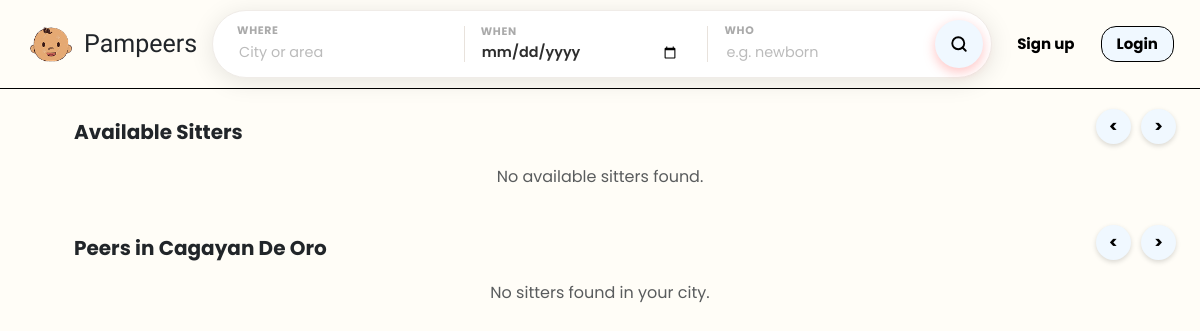
The app's page /public/guestDashboard.php, older data.
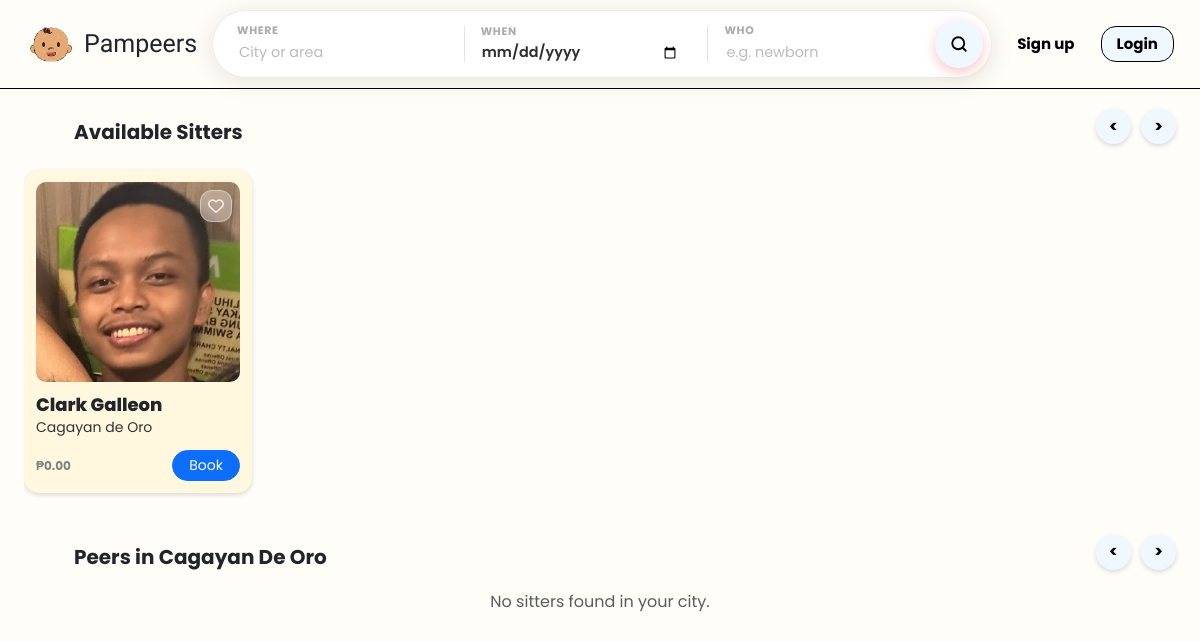
The same page, newer data.
### tables this page shows
CREATE TABLE `sitters` (
  `sitterID` int(11) NOT NULL,
  `uuid` char(36) NOT NULL,
  `userID` int(11) NOT NULL,
  `bio` text DEFAULT NULL,
  `hourlyRate` decimal(10,2) NOT NULL DEFAULT 0.00,
  `experience` int(11) NOT NULL DEFAULT 0,
  `isAvailable` tinyint(1) NOT NULL DEFAULT 1,
  `ratingAverage` decimal(3,2) DEFAULT NULL,
  `verificationStatus` enum('pending','verified','rejected') NOT NULL DEFAULT 'pending',
  `createdAt` timestamp NOT NULL DEFAULT current_timestamp()
);

CREATE TABLE `users` (
  `id` int(11) NOT NULL,
  `uuid` char(36) NOT NULL,
  `firstName` varchar(100) NOT NULL,
  `middleName` varchar(100) DEFAULT NULL,
  `lastName` varchar(100) NOT NULL,
  `suffix` varchar(10) DEFAULT NULL,
  `birthDate` date NOT NULL,
  `sex` enum('male','female','other') NOT NULL,
  `role` enum('guardian','sitter','admin') NOT NULL DEFAULT 'guardian',
  `contactNumber` varchar(20) NOT NULL,
  `emailAddress` varchar(150) NOT NULL,
  `username` varchar(100) NOT NULL,
  `password` varchar(255) NOT NULL,
  `streetAddress` varchar(255) NOT NULL,
  `barangay` varchar(255) NOT NULL,
  `cityMunicipality` varchar(255) NOT NULL,
  `province` varchar(255) NOT NULL,
  `country` varchar(255) NOT NULL,
  `zipCode` char(10) NOT NULL,
  `dateCreated` timestamp NOT NULL DEFAULT current_timestamp(),
  `profilePic` varchar(255) NOT NULL DEFAULT 'default.jpg',
  `isActive` tinyint(1) NOT NULL DEFAULT 1,
  `deactivatedAt` datetime DEFAULT NULL
);

### app/controllers/sitter/sitterFetchNear.php (called while the page is built, shortened)
<?php
require_once __DIR__ . '/../../config/config.php';
$stmt = $conn->prepare("
    SELECT
        s.sitterID, -- We need this specific ID for the bookings table
        u.firstName,
        u.lastName,
        u.profilePic,
        u.cityMunicipality,
        s.hourlyRate,
        s.bio,
        s.verificationStatus,
        s.isAvailable
    FROM users u
    INNER JOIN sitters s ON u.id = s.userID
    WHERE s.isAvailable = 1
      AND s.verificationStatus = 'verified'
      AND u.isActive = 1
      AND s.userID != ?
");
$stmt->bind_param("i", $userId);
$stmt->execute();
$result = $stmt->get_result();
$sitters = [];
while ($row = $result->fetch_assoc()) {
    $sitters[] = [
        'sitterID' => $row['sitterID'],
        'name'     => trim($row['firstName'] . ' ' . $row['lastName']),
        'img'      => $row['profilePic'] ?: 'default.jpg',
        'city'     => $row['cityMunicipality'],
        'rate'     => $row['hourlyRate'],
        'bio'      => $row['bio']
    ];
}

### app/controllers/sitter/sitterFetchAvail.php (called while the page is built, shortened)
<?php
require_once __DIR__ . '/../../config/config.php';
$userId = $_SESSION['user_id'] ?? 0;
$stmt = $conn->prepare("
    SELECT
        s.sitterID, -- We need this specific ID for the bookings table
        u.firstName,
        u.lastName,
        u.profilePic,
        u.cityMunicipality,
        s.hourlyRate,
        s.bio,
        s.verificationStatus,
        s.isAvailable
    FROM users u
    INNER JOIN sitters s ON u.id = s.userID
    WHERE s.isAvailable = 1
      AND s.verificationStatus = 'verified'
      AND u.isActive = 1
      AND s.userID != ?
");
$stmt->bind_param("i", $userId);
$stmt->execute();
$result = $stmt->get_result();

### public/guestDashboard.php (the view, shortened to what this page needs)
<?php
require_once __DIR__ . '/../app/config/config.php';
require_once __DIR__ . '/../app/controllers/sitter/sitterFetchAvail.php';
$userCity = isset($user['cityMunicipality']) ? $user['cityMunicipality'] : 'Cagayan De Oro';
require_once __DIR__ . '/../app/controllers/sitter/sitterFetchNear.php';
$sitters = $sitters ?? [];
$sittersNear = $sittersNear ?? [];
?>
<!DOCTYPE html>
<html lang="en">
<head>
    <link rel="stylesheet" href="https://cdnjs.cloudflare.com/ajax/libs/font-awesome/6.5.1/css/all.min.css">
    <link href="https://cdn.jsdelivr.net/npm/bootstrap@5.3.3/dist/css/bootstrap.min.css" rel="stylesheet">
    <link rel="stylesheet" href="css/dashboard.css">
</head>
<body>
<header class="sticky-top custom-header">
    <div class="nav-container d-flex align-items-center justify-content-between px-3">
        <div class="d-flex align-items-center gap-2">
            <img src="/Pampeers/app/uploads/pampeerlogo.png" alt="logo" class="logo-img">
            <p class="brand m-0">Pampeers</p>
        </div>
        <div class="search-bar d-flex align-items-center justify-content-between">
            <div class="search-labels d-flex align-items-center gap-3 flex-grow-1">
                <div class="field-group">
                    <label for="input-where">Where</label>
                    <input type="text" id="input-where" placeholder="City or area" autocomplete="off" />
                </div>
                <div class="field-group">
                    <label for="input-when">When</label>
                    <input type="date" id="input-when" />
                </div>
                <div class="field-group">
                    <label for="input-who">Who</label>
                    <input type="text" id="input-who" placeholder="e.g. newborn" autocomplete="off" />
                </div>
            </div>
            <button class="search-btn" id="search-button">
                <svg xmlns="http://www.w3.org/2000/svg" width="18" height="18" viewBox="0 0 24 24" fill="none" stroke="black" stroke-width="2.5" stroke-linecap="round" stroke-linejoin="round">
                    <circle cx="11" cy="11" r="8"/><line x1="21" y1="21" x2="16.65" y2="16.65"/>
                </svg>
            </button>
        </div>
        <div class="right-side-p d-flex align-items-center gap-3">
            <a href="/Pampeers/public/register.php" class="signup-btn">Sign up</a>
            <button type="button" class="login-btn" data-bs-toggle="modal" data-bs-target="#staticBackdrop">Login</button>
        </div>
    </div>
</header>
<main class="container-fluid mt-2 px-4">
    <div class="d-flex justify-content-between align-items-center mb-2">
        <div class="section-title">Available Sitters</div>
        <div class="arrow-controls">
            <button class="arrow-btn" onclick="scrollCarousel('avail-carousel', -1)"> < </button>
            <button class="arrow-btn" onclick="scrollCarousel('avail-carousel', 1)"> > </button>
        </div>
    </div>
    <?php if (!empty($sitters)): ?>
        <div class="carousel-wrapper" id="avail-carousel">
            <?php foreach ($sitters as $peer): ?>
            <div class="carousel-card">
                <div class="small-card">
                    <div class="card-img-container">
                        <button class="like-btn" data-bs-toggle="modal" data-bs-target="#staticBackdrop">
                            <i class="fa-regular fa-heart"></i>
                        </button>
                        <img src="../app/uploads/profiles/<?= !empty($peer['img']) ? htmlspecialchars($peer['img']) : 'default.jpg'; ?>" alt="Sitter">
                    </div>
                    <h6><?= htmlspecialchars($peer['name'] ?? 'Sitter') ?></h6>
                    <p class="city"><?= htmlspecialchars($peer['city'] ?? '') ?></p>
                    <div class="d-flex justify-content-between align-items-center mt-2">
                        <p class="m-0 fw-bold">₱<?= htmlspecialchars($peer['rate'] ?? '0') ?></p>
                        <button class="btn btn-sm btn-primary rounded-pill px-3" data-bs-toggle="modal" data-bs-target="#staticBackdrop">
                            Book
                        </button>
                    </div>
                </div>
            </div>
            <?php endforeach; ?>
        </div>
    <?php else: ?>
        <p class="text-center text-muted">No available sitters found.</p>
    <?php endif; ?>
    <div class="d-flex justify-content-between align-items-center mt-4 mb-2">
        <div class="section-title">Peers in <?= htmlspecialchars($userCity) ?></div>
        <div class="arrow-controls">
            <button class="arrow-btn" onclick="scrollCarousel('near-carousel', -1)"> < </button>
            <button class="arrow-btn" onclick="scrollCarousel('near-carousel', 1)"> > </button>
        </div>
    </div>
    <?php if (!empty($sittersNear)): ?>
        <div class="carousel-wrapper" id="near-carousel">
            <?php foreach ($sittersNear as $peer): ?>
                <div class="carousel-card">
                    <div class="small-card">
                        <div class="card-img-container">
                            <button class="like-btn" data-bs-toggle="modal" data-bs-target="#staticBackdrop">
                                <i class="fa-regular fa-heart"></i>
                            </button>
                            <img src="../app/uploads/profiles/<?= !empty($peer['img']) ? htmlspecialchars($peer['img']) : 'default.jpg'; ?>" alt="Sitter">
                        </div>
                        <h6><?= htmlspecialchars($peer['name'] ?? 'Sitter') ?></h6>
                        <p class="city"><?= htmlspecialchars($peer['city'] ?? '') ?></p>
                        <div class="d-flex justify-content-between align-items-center mt-2">
                            <p class="m-0 fw-bold">₱<?= htmlspecialchars($peer['rate'] ?? '0') ?></p>
                            <button class="btn btn-sm btn-primary rounded-pill px-3" data-bs-toggle="modal" data-bs-target="#staticBackdrop">
                                Book
                            </button>
                        </div>
                    </div>
                </div>
            <?php endforeach; ?>
        </div>
    <?php else: ?>
        <p class="text-center text-muted">No sitters found in your city.</p>
    <?php endif; ?>
</main>
</body>
</html>

### public/css/dashboard.css (style rules this page uses)
body { background: #FFFDF7; font-family: 'Poppins', sans-serif; margin: 0; }
.custom-header { background: #FFFDF7; border-bottom: 1px solid #000; padding: 10px; }
.logo-img { width: 50px; height: 50px; }
.brand { font-size: 25px; font-family: 'Ribeye', cursive; margin: 0; }
.search-bar { background: #ffffff; border-radius: 50px; box-shadow: 0 4px 24px rgba(0,0,0,0.10); padding: 8px 8px 8px 24px; max-width: 780px; width: 100%; border: 1.5px solid #f0ece8; transition: box-shadow 0.25s; }
.search-labels { flex: 1; display: flex; align-items: center; gap: 12px; overflow: hidden; }
.field-group { display: flex; flex-direction: column; flex: 1; min-width: 0; padding: 4px 12px 4px 0; }
.field-group label { font-size: 0.68rem; font-weight: 700; text-transform: uppercase; letter-spacing: 0.06em; color: #aaa; margin-bottom: 2px; }
.field-group input { border: none; outline: none; background: transparent; font-size: 0.9rem; font-weight: 600; color: #2d2d2d; width: 100%; }
.field-group input::placeholder { color: #bbb; font-weight: 400; }
.search-bar .search-btn { background: #F0F8FF; border: none; border-radius: 50%; width: 48px; height: 48px; min-width: 48px; display: flex; align-items: center; justify-content: center; cursor: pointer; box-shadow: 0 4px 12px rgba(255,107,107,0.4); transition: transform 0.15s, box-shadow 0.15s; }
.signup-btn { font-size: 15px; font-weight: bold; color: black; background-color: transparent; text-decoration: none; padding: 6px 10px; border: 0px; border-radius: 20px; transition: 0.2s ease; }
.login-btn { font-size: 15px; font-weight: bold; color: black; background-color: #F0F8FF; text-decoration: none; padding: 6px 15px; border: 1px solid black; border-radius: 15px; transition: 0.2s ease; }
.section-title { font-size: 20px; font-weight: bold; margin: 20px 0 10px 50px; }
.carousel-wrapper { display: flex; gap: 20px; overflow-x: auto; padding: 5px 0; scroll-behavior: smooth; scroll-snap-type: x mandatory; scrollbar-width: none; -ms-overflow-style: none; }
.carousel-card { flex: 0 0 auto; width: 228px; scroll-snap-align: start; }
.small-card { position: relative; background: #FFF8DE; border-radius: 15px; padding: 12px; box-shadow: 0 2px 5px rgba(0,0,0,0.15); display: flex; flex-direction: column; transition: transform 0.2s ease; }
.card-img-container { position: relative; width: 100%; height: 200px; overflow: hidden; border-radius: 10px; }
.card-img-container img { width: 100%; height: 100%; object-fit: cover; }
.like-btn { position: absolute; top: 8px; right: 8px; z-index: 10; background: rgba(255, 255, 255, 0.3); backdrop-filter: blur(8px); -webkit-backdrop-filter: blur(8px); border: 1px solid rgba(255, 255, 255, 0.4); border-radius: 12px; width: 32px; height: 32px; display: flex; align-items: center; justify-content: center; box-shadow: 0 4px 10px rgba(0,0,0,0.1); cursor: pointer; transition: all 0.3s ease; }
.like-btn i { color: #ffe6e6; font-size: 16px; }
.small-card h6 { margin: 12px 0 2px; font-size: 18px; font-weight: 800; }
.small-card .city { font-size: 14px; color: #333; margin-bottom: 4px; }
.small-card p { font-size: 12px; color: grey; margin: 0; }
.arrow-controls { display: flex; gap: 10px; }
.arrow-btn { background: #F0F8FF; border: none; box-shadow: 0 2px 5px rgba(0,0,0,0.15); border-radius: 50%; width: 35px; height: 35px; display: flex; align-items: center; justify-content: center; font-weight: bold; cursor: pointer; transition: 0.2s ease; }

Row changes from the older to the newer data that the page shows:
added sitters: userID.profilePic (placeholder picture), name "Clark Galleon", userID.cityMunicipality "Cagayan de Oro", hourlyRate "0.00"
Text that changed along with them:
text no longer shown: "No available sitters found."
